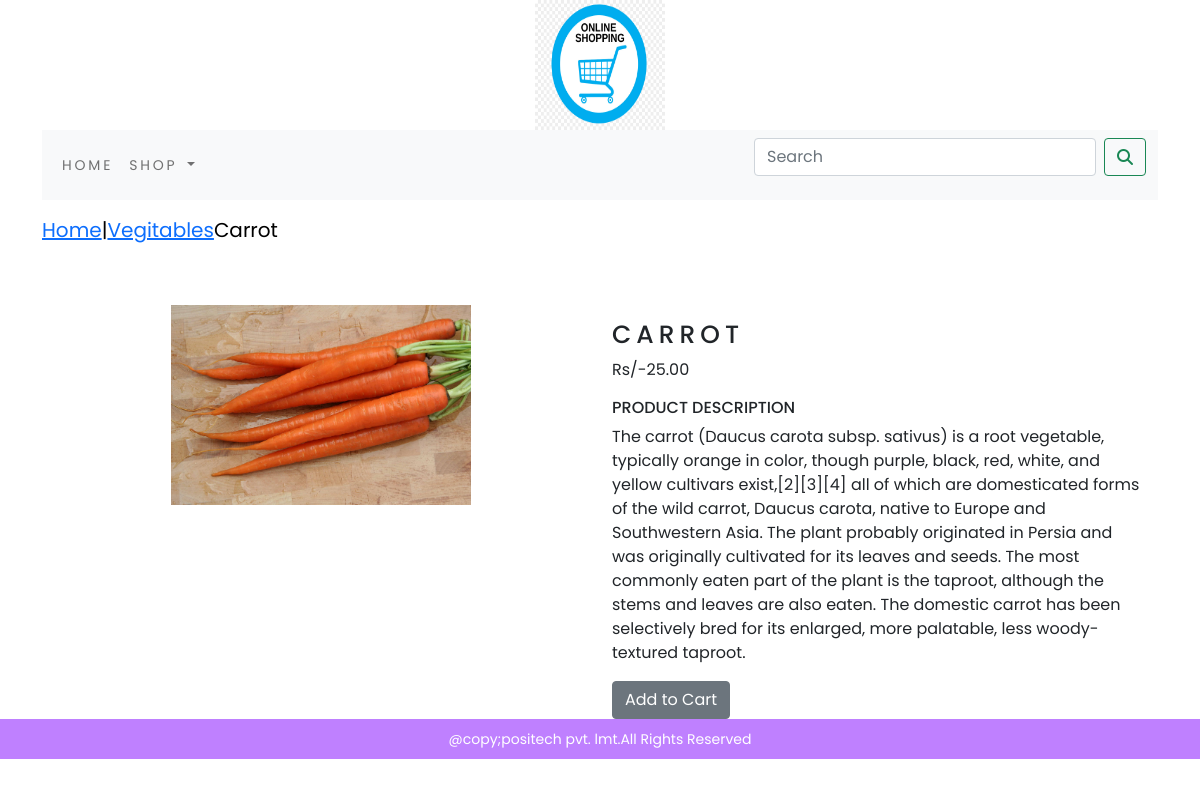
The page /shop/vegitables/carrot/ on the database its author committed.
### shop/models.py (models this page shows, shortened)
class product(models.Model):
    name=models.TextField(max_length=250,unique=True)
    slug=models.SlugField(max_length=250,unique=True)
    desc=models.TextField(blank=True)
    price=models.DecimalField(decimal_places=2,max_digits=10)
    category=models.ForeignKey(category,on_delete=models.CASCADE)
    img=models.ImageField(upload_to='products',blank=True)
    stock=models.IntegerField()
    available=models.BooleanField(default=True)
    created=models.DateTimeField(auto_now_add=True)
    updated=models.DateTimeField(auto_now=True)
    class Meta:
        ordering = ('name',)
        verbose_name = 'product'
        verbose_name_plural = 'products'

class category(models.Model):
    name=models.CharField(max_length=250,unique=True)
    slug=models.SlugField(max_length=250,unique=True)
    desc=models.TextField(blank=True)
    img=models.ImageField(upload_to='category',blank=True)
    class Meta:
        ordering=('name',)
        verbose_name='category'
        verbose_name_plural='categories'
    def get_url(self):
        return reverse('shop:product_by_category',args=[self.slug])
    def __str__(self):
        return '{}'.format(self.name)

### shop/views.py (the view)
# urls.py: path('<slug:c_slug>/<slug:product_slug>/', views.productdetail, name='prod_cat_detail')
def productdetail(request,c_slug,product_slug):
    try:
        p=product.objects.get(category__slug=c_slug,slug=product_slug)
    except Exception as e:
        raise e
    return render(request,'product.html',{'product':p})

### cart/context_processors.py (called while the page is built)
def counter(request):
    item_count=0
    if 'admin' in request.path:
        return {}
    else:
        try:
            cart1 = cart.objects.filter(cart_id=_cart_id(request))
            cart_items = cartitem.objects.all().filter(carts=cart1[:1])
            for cart_item in cart_items:
                item_count += cart_item.quantity
        except cart.DoesNotExist:
            item_count=0
    return dict(item_count=item_count)

### cart/views.py (called while the page is built)
def _cart_id(request):
     cart1=request.session.session_key
     if not cart1:
          cart1=request.session.create()
     return cart1

### shop/context_processors.py (called while the page is built)
def menu_links(request):
    links=category.objects.all()
    return dict(links=links)

### templates/product.html (shortened to what this page needs)
{% extends 'base.html' %}
{% load static %}
{% block content %}
<div class="row my_prod_row_class">
    <div class="mx_auto">
        <p><a href="{% url 'shop:allproducts' %}">Home</a>|<a href="{{product.category.get_url}}">{{product.category}}</a>{{product.name}}</p>
    </div>
</div>
<br>
<div class="container">
    <div class="row">
        <div class="col-12 col-sm-12 col-md-12 col-lg-6 text-center">
             <img src="{{product.img.url}}" alt="{{product.name}}" height="200" width="300">
        </div>
        <div class="col-12 col-sm-12 col-md-12 col-lg-6">
            <div>
            <h1 class="my-prod_title">{{product.name}}</h1>
            <p>Rs/-{{product.price}}</p>
            <h6 class="my_title">Product Description</h6>
            <p class="text-justify my_prod_text">{{product.desc}}</p>
            {% if product.stock <= 0 %}
            <h3 class="text-justify my_prod_text">Out of Stock</h3>
            {% else %}
            <a class="btn btn-secondary" href="{% url 'cart:add_cart' product.id %}">Add to Cart</a>
            {% endif %}
        </div>
    </div>
</div>
</div>
{% endblock %}

### static/css/custom12.css (style rules this page uses)
body { font-family: 'Poppins', sans-serif; background-color: white; }
.my_title { font-size:16px; text-transform:uppercase; letter_spacing:.2em; }
.my_prod_row_class { padding-top:15px; padding-bottom:20px; }
.my_prod_row_class .mx_auto { color:#000; font-size:20px; text-decoration:none; }
.my-prod_title { font-size:25px; letter-spacing:.2em; padding-top:15px; text-transform:uppercase; }

### rows shown on the page
product: category "Vegitables", name "Carrot", img (picture), name "CARROT", price "25.00", desc "The carrot (Daucus carota subsp. sativus) is a root vegetable, typically orange in color, though purple, black, red, white, and yellow cultivars exist,[2][3][4] all of which are domesticated forms of the wild carrot, Daucus carota, native to Europe and Southwestern Asia. The plant probably originated in Persia and was originally cultivated for its leaves and seeds. The most commonly eaten part of the plant is the taproot, although the stems and leaves are also eaten. The domestic carrot has been selectively bred for its enlarged, more palatable, less woody-textured taproot."
